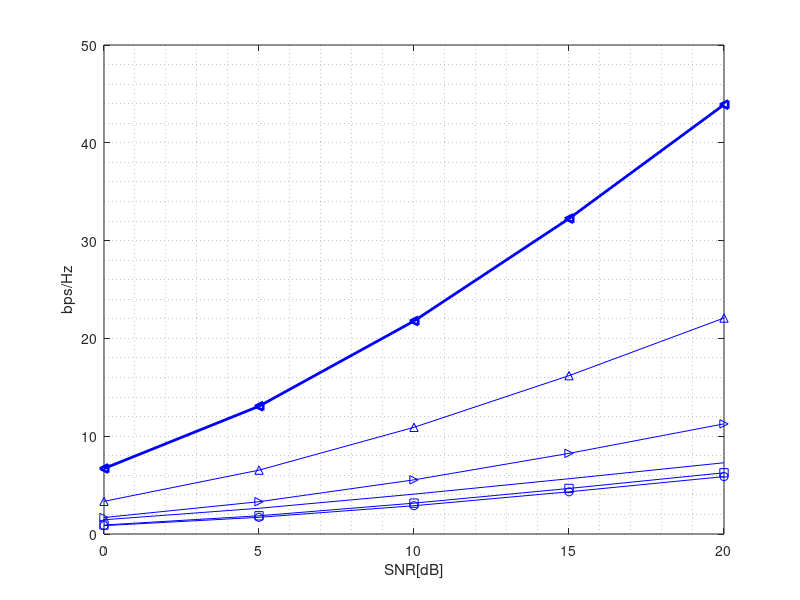

Write the MATLAB code that produced this figure.
% Ergodic_Capacity_vs_SNR.m
clear, close all
SNR_dB=0:5:20; SNR_linear=10.^(SNR_dB/10);
N_iter=1000; sq2 = sqrt(0.5);
for Icase=1:6
if Icase==1, nT=1; nR=1; % 1x1
elseif Icase==2, nT=1; nR=2; % 1x2
elseif Icase==3, nT=2; nR=1; % 2x1
elseif Icase==4, nT=2; nR=2; % 2x2
elseif Icase==5, nT=4; nR=4; % 4x4
else
    nT=8; nR=8; % 8x8
end
n=min(nT,nR); I = eye(n);
C(Icase,:) = zeros(1,length(SNR_dB));
for iter=1:N_iter
H = sq2*(randn(nR,nT)+1j*randn(nR,nT));
if nR>=nT
    HH = H'*H; 
else 
    HH = H*H'; 
end
for i=1:length(SNR_dB) % Random channel generation
C(Icase,i) = C(Icase,i)+log2(real(det(I+SNR_linear(i)/nT*HH)));
end
end
end
C = C/N_iter;
plot(SNR_dB,C(1,:),'b-o', SNR_dB,C(2,:),'b-', SNR_dB,C(3,:),'b-s');
hold on, plot(SNR_dB,C(4,:),'b->', SNR_dB,C(5,:),'b-^',SNR_dB,C(6,:),'b-<','linewidth',2);grid minor
xlabel('SNR[dB]'); ylabel('bps/Hz');